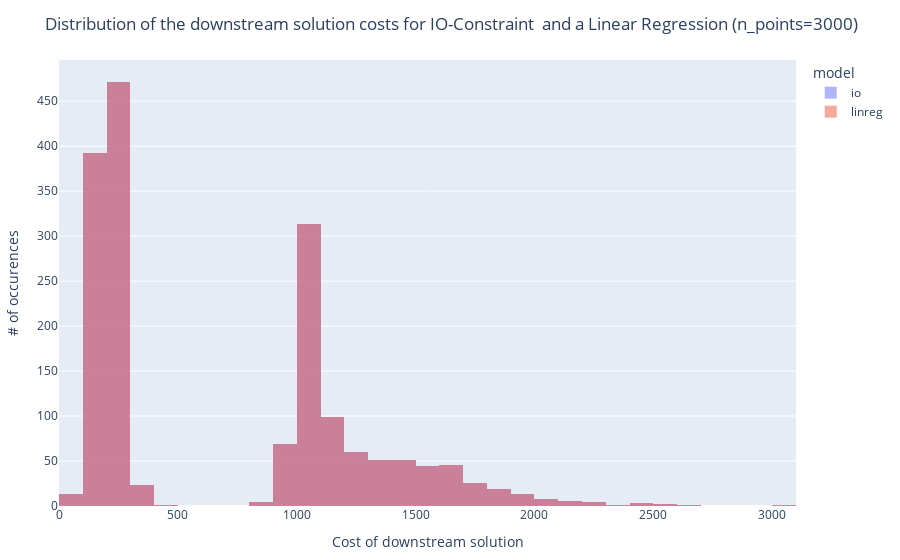

Notebook code for this chart:
### Code cell
plot_task_loss_distributions(results, "all")

### Figure 1 — Plotly figure (JSON) as saved in the notebook; plotly's stock layout.template omitted (floating-point values rounded to 4 significant figures; data arrays with more than 128 entries replaced by an {"elided": "..."} marker saying what was removed)
{"data": [{"legendgroup": "io", "marker": {"color": "#636efa"}, "name": "io", "opacity": 0.5, "showlegend": true, "type": "histogram", "x": {"elided": "1722 float values"}, "xaxis": "x", "yaxis": "y"}, {"legendgroup": "linreg", "marker": {"color": "#EF553B"}, "name": "linreg", "opacity": 0.5, "showlegend": true, "type": "histogram", "x": {"elided": "1722 float values"}, "xaxis": "x", "yaxis": "y"}], "layout": {"barmode": "overlay", "legend": {"title": {"text": "model"}, "tracegroupgap": 0}, "margin": {"b": 50, "l": 50, "r": 50, "t": 60}, "title": "Distribution of the downstream solution costs for IO-Constraint \nand a Linear Regression (n_points=3000)", "xaxis": {"title": {"text": "Cost of downstream solution"}}, "yaxis": {"title": {"text": "# of occurences"}}}}
